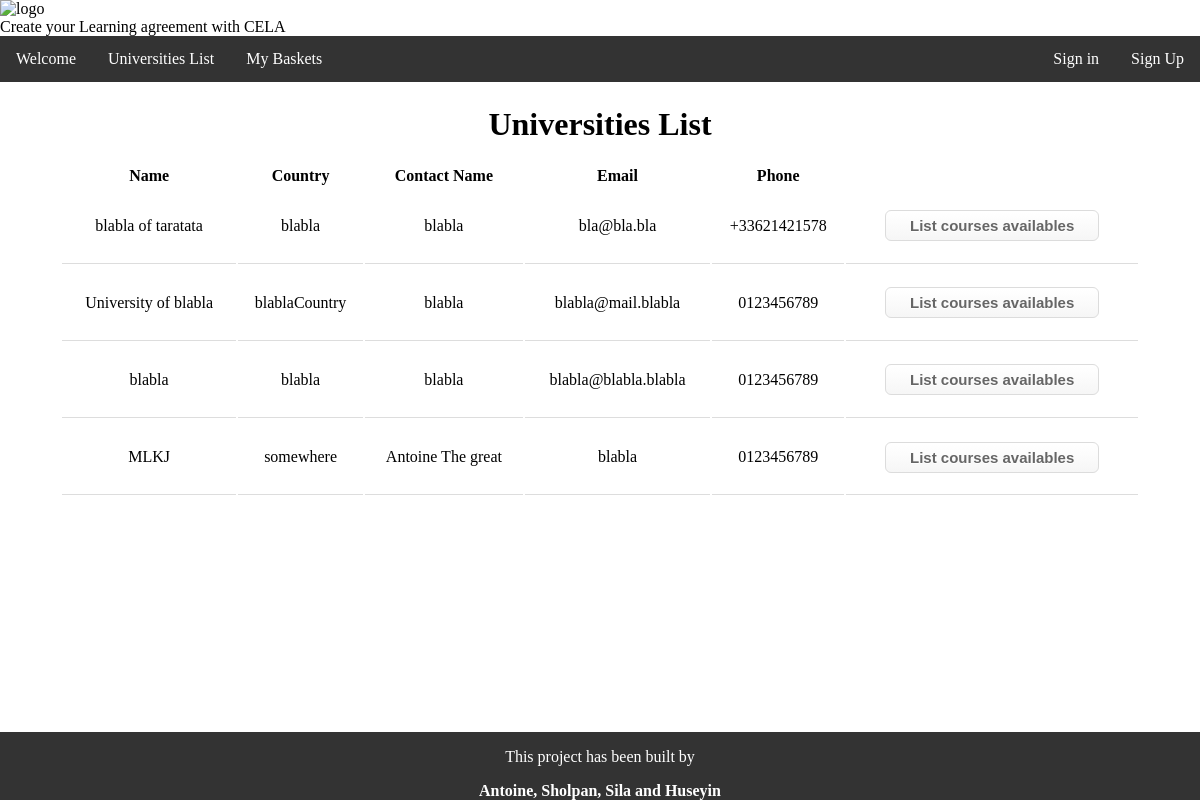
The page / on the database its author committed.
### tables this page shows
CREATE TABLE IF NOT EXISTS `university` (
  `IdUnivers` bigint(20) NOT NULL AUTO_INCREMENT,
  `Name` varchar(255) NOT NULL,
  `ErasmusCode` varchar(255) NOT NULL,
  `Address` varchar(255) NOT NULL,
  `Country` varchar(255) NOT NULL,
  `ContactName` varchar(255) NOT NULL,
  `Email` varchar(255) NOT NULL,
  `Phone` varchar(255) NOT NULL,
  PRIMARY KEY (`IdUnivers`)
);

### Index.php (the view)
<?php include("include/Head.php"); ?>
<?php include("include/Header.php"); ?>
<?php include("include/nav.php"); ?>
<div class="List">
    <h1>Universities List</h1>
    <table>
                <tr>
                    <th>Name</th>
                    <th>Country</th>
                    <th>Contact Name</th>
					<th>Email</th>
					<th>Phone</th>
                </tr>
    <?php
                include("include/Configuration.php");
				$reponse = $bdd->query('SELECT * FROM university');
				while ($data = $reponse->fetch())
				{
			?>
                <tr>
                    <td><?php echo $data['Name'];?></td>
                    <td><?php echo $data['Country'];?></td>
					<td> <?php echo $data['ContactName'];?></td>
                    <td><?php echo $data['Email'];?></td>
					<td><?php echo $data['Phone'];?></td>
                    <td>
                        <form name="university" method="post" action="Faculties.php">
                            <button class="myButton" name=university value = <?php echo $data['IdUnivers'];?>>List courses availables</button>
                        </form>
                    </td>
                </tr>
				<?php
				}
			?></table>
</div>
<?php include("include/footer.php"); ?>

### style/style.css (style rules this page uses)
body { height: 100%; font-size: 16px; margin: 0px; }
.List { width: 90%; margin: 2% 5%; }
.List h1 { text-align: center; }
.List table { width: 100%; text-align: center; }
.List td { border-bottom: 1px solid #ddd; padding: 2% 0%; }
.myButton { box-shadow:inset 0px 1px 0px 0px #ffffff; background:linear-gradient(to bottom, #ffffff 5%, #f6f6f6 100%); background-color:#ffffff; border-radius:6px; border:1px solid #dcdcdc; display:inline-block; cursor:pointer; color:#666666; font-family:Arial; font-size:15px; font-weight:bold; padding:6px 24px; text-decoration:none; text-shadow:0px 1px 0px #ffffff; }

### rows shown on the page
university: Name "blabla of taratata", Country "blabla", ContactName "blabla", Email "bla@bla.bla", Phone "+33621421578", $data['IdUnivers'] 5 (drawn)
university: Name "University of blabla", Country "blablaCountry", ContactName "blabla", Email "blabla@mail.blabla", Phone "0123456789", $data['IdUnivers'] 7 (drawn)
university: Name "blabla", Country "blabla", ContactName "blabla", Email "blabla@blabla.blabla", Phone "0123456789", $data['IdUnivers'] 8 (drawn)
university: Name "MLKJ", Country "somewhere", ContactName "Antoine The great", Email "blabla", Phone "0123456789", $data['IdUnivers'] 9 (drawn)
